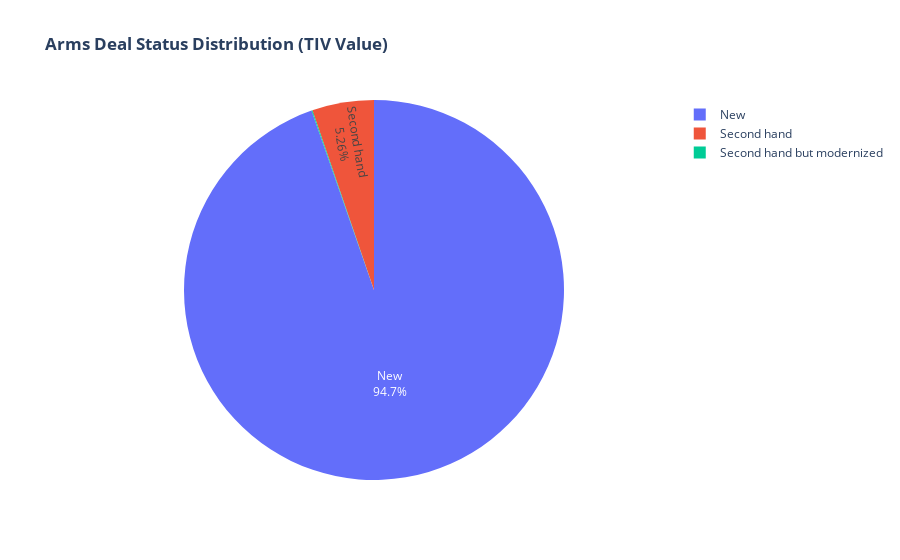
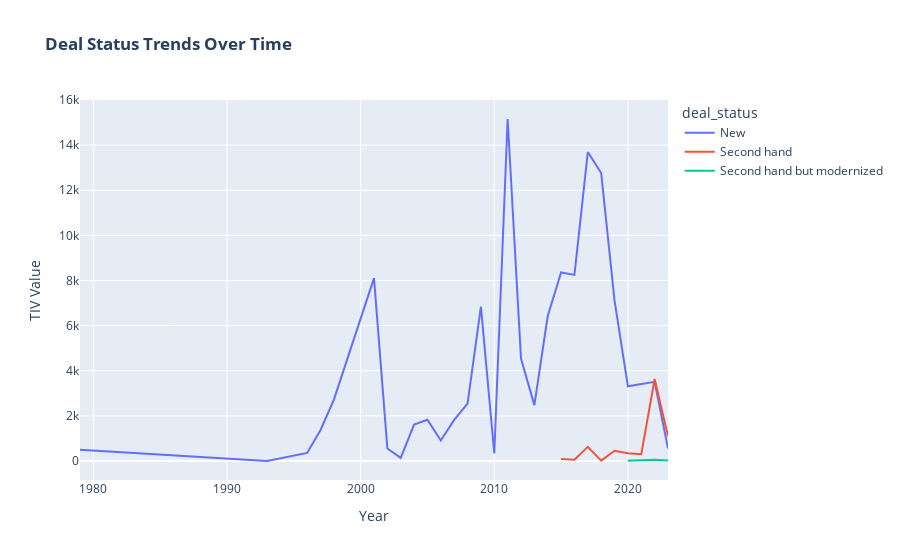

Notebook source saved alongside these figures, in order:
### Code cell
# Analysis 3: Deal Status Patterns
print("\nANALYZING DEAL STATUS PATTERNS...")

# Analyze deal status distribution
deal_status_analysis = df.groupby('deal_status').agg({
    'tiv_total_order': 'sum',
    'units_ordered': 'sum',
    'country': 'count'
}).rename(columns={'country': 'number_of_deals'}).sort_values('tiv_total_order', ascending=False)

print("DEAL STATUS BREAKDOWN:")
print(deal_status_analysis)

# Create deal status visualization
fig3 = px.pie(deal_status_analysis.reset_index(),
             values='tiv_total_order',
             names='deal_status',
             title='<b>Arms Deal Status Distribution (TIV Value)</b>',
             hover_data=['number_of_deals'])

fig3.update_traces(textposition='inside', textinfo='percent+label')
fig3.show()

# Deal status by year (trend analysis)
if 'order_year' in df.columns:
    deal_status_trend = df.groupby(['order_year', 'deal_status']).agg({
        'tiv_total_order': 'sum'
    }).reset_index()
    
    fig4 = px.line(deal_status_trend,
                  x='order_year',
                  y='tiv_total_order',
                  color='deal_status',
                  title='<b>Deal Status Trends Over Time</b>',
                  labels={'order_year': 'Year', 'tiv_total_order': 'TIV Value'})
    
    fig4.show()

### Figure 1 — Plotly figure (JSON) as saved in the notebook; plotly's stock layout.template omitted (floating-point values rounded to 4 significant figures)
{"data": [{"customdata": [[982], [355], [8]], "domain": {"x": [0, 1], "y": [0, 1]}, "hovertemplate": "deal_status=%{label}<br>tiv_total_order=%{value}<br>number_of_deals=%{customdata[0]}<extra></extra>", "labels": ["New", "Second hand", "Second hand but modernized"], "legendgroup": "", "name": "", "showlegend": true, "textinfo": "percent+label", "textposition": "inside", "type": "pie", "values": [119300.0, 6629.0, 96.6]}], "layout": {"legend": {"tracegroupgap": 0}, "title": {"text": "<b>Arms Deal Status Distribution (TIV Value)</b>"}}}

### Figure 2 — Plotly figure (JSON) as saved in the notebook; plotly's stock layout.template omitted (floating-point values rounded to 4 significant figures)
{"data": [{"hovertemplate": "deal_status=New<br>Year=%{x}<br>TIV Value=%{y}<extra></extra>", "legendgroup": "New", "line": {"color": "#636efa", "dash": "solid"}, "marker": {"symbol": "circle"}, "mode": "lines", "name": "New", "orientation": "v", "showlegend": true, "type": "scatter", "x": [1979, 1989, 1993, 1996, 1997, 1998, 2001, 2002, 2003, 2004, 2005, 2006, 2007, 2008, 2009, 2010, 2011, 2012, 2013, 2014, 2015, 2016, 2017, 2018, 2019, 2020, 2021, 2022, 2023], "xaxis": "x", "y": [494.4, 150.8, 0.0, 360.0, 1377.0, 2723.0, 8106.0, 556.0, 137.0, 1612.0, 1827.0, 907.4, 1821.0, 2545.0, 6844.0, 335.5, 15160.0, 4540.0, 2476.0, 6424.0, 8355.0, 8248.0, 13690.0, 12760.0, 7104.0, 3309.0, 3417.0, 3510.0, 551.8], "yaxis": "y"}, {"hovertemplate": "deal_status=Second hand<br>Year=%{x}<br>TIV Value=%{y}<extra></extra>", "legendgroup": "Second hand", "line": {"color": "#EF553B", "dash": "solid"}, "marker": {"symbol": "circle"}, "mode": "lines", "name": "Second hand", "orientation": "v", "showlegend": true, "type": "scatter", "x": [2015, 2016, 2017, 2018, 2019, 2020, 2021, 2022, 2023], "xaxis": "x", "y": [90.9, 55.2, 628.2, 16.0, 456.7, 346.8, 302.9, 3632.0, 1100.0], "yaxis": "y"}, {"hovertemplate": "deal_status=Second hand but modernized<br>Year=%{x}<br>TIV Value=%{y}<extra></extra>", "legendgroup": "Second hand but modernized", "line": {"color": "#00cc96", "dash": "solid"}, "marker": {"symbol": "circle"}, "mode": "lines", "name": "Second hand but modernized", "orientation": "v", "showlegend": true, "type": "scatter", "x": [2020, 2022, 2023], "xaxis": "x", "y": [16.5, 53.2, 26.9], "yaxis": "y"}], "layout": {"legend": {"title": {"text": "deal_status"}, "tracegroupgap": 0}, "title": {"text": "<b>Deal Status Trends Over Time</b>"}, "xaxis": {"anchor": "y", "domain": [0, 1], "title": {"text": "Year"}}, "yaxis": {"anchor": "x", "domain": [0, 1], "title": {"text": "TIV Value"}}}}
